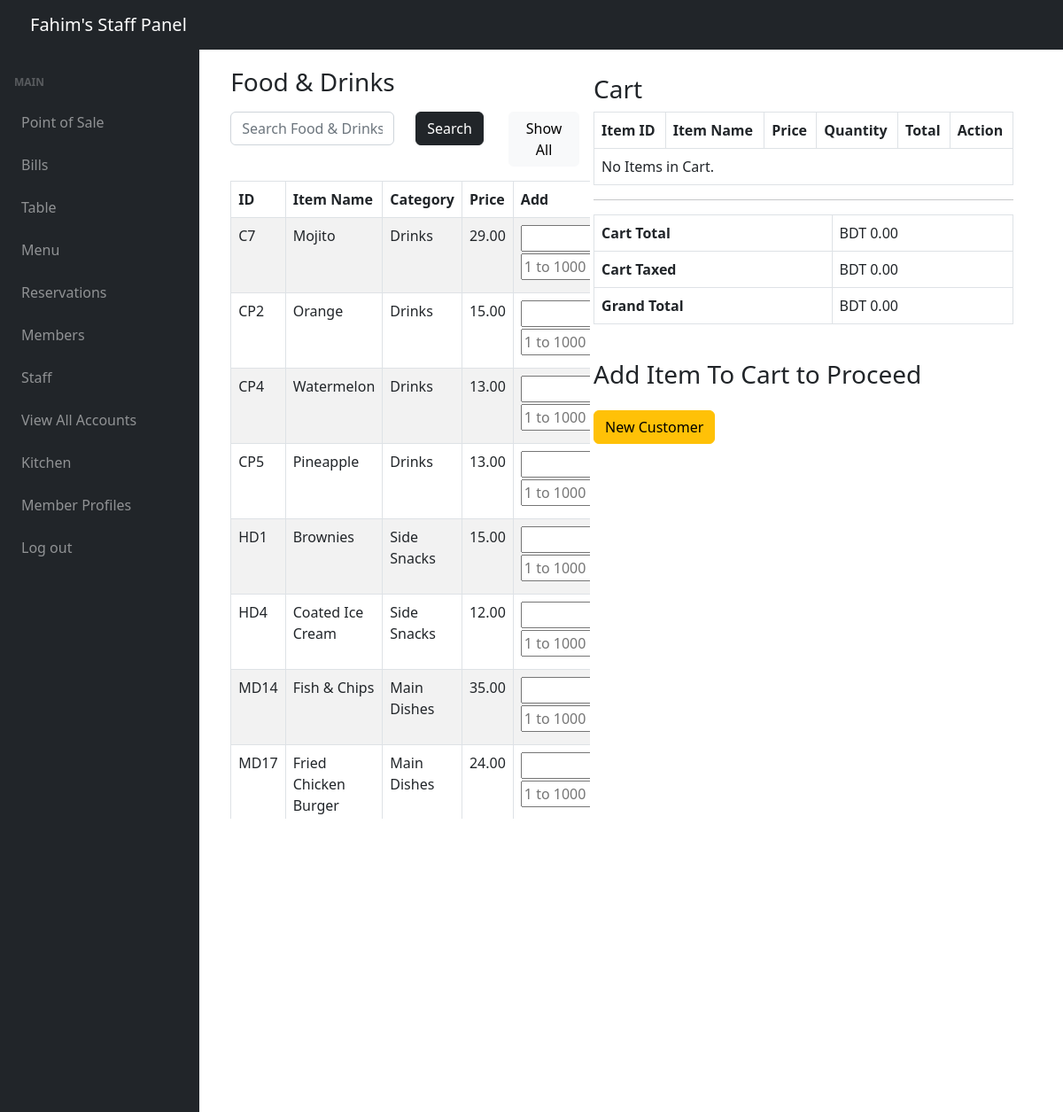
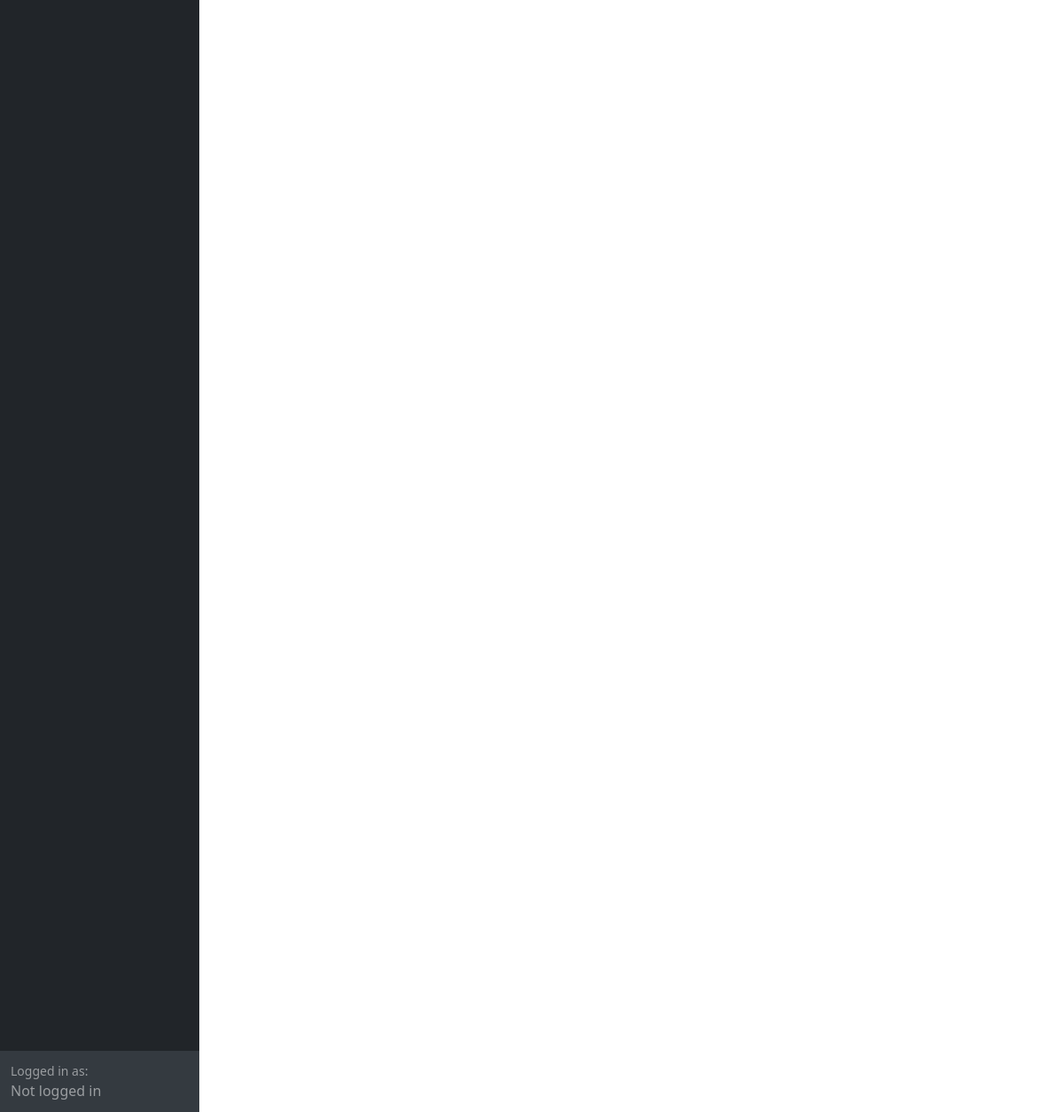
The app's page /adminSide/posBackend/orderItem.php with its own data (2 pictures, top to bottom).
### tables this page shows
CREATE TABLE `menu` (
  `item_id` varchar(6) NOT NULL,
  `item_name` varchar(255) DEFAULT NULL,
  `item_type` varchar(255) DEFAULT NULL,
  `item_category` varchar(255) DEFAULT NULL,
  `item_price` decimal(10,2) DEFAULT NULL,
  `item_description` varchar(255) DEFAULT NULL
);

### adminSide/posBackend/orderItem.php (the view, shortened to what this page needs)
<?php
include '../inc/dashHeader.php';
$bill_id = $_GET['bill_id'];
$table_id = $_GET['table_id'];
?>
<!DOCTYPE html>
<html>
<head>
    <link href="../css/pos.css" rel="stylesheet" />
</head>
<body>
    <div class="container-fluid">
        <div class="row">
            <div class="col-md-6 order-md-1 m-1" id="item-select-section ">
                <div class="container-fluid pt-4 pl-500 row" style=" margin-left: 10rem;width: 81% ;">
                    <div class="mt-5 mb-2">
                    <h3 class="pull-left">Food & Drinks</h3>
                    </div>
                    <div class="mb-3">
                        <form method="POST" action="#">
                            <div class="row">
                                <div class="col-md-6">
                                    <input type="text" required="" id="search" name="search" class="form-control" placeholder="Search Food & Drinks">
                                </div>
                                <div class="col-md-3">
                                    <button type="submit" class="btn btn-dark">Search</button>
                                </div>
                                <div class="col" style="text-align: right;" >
                                    <a href="orderItem.php?bill_id=<?php echo $bill_id; ?>&table_id=<?php echo $table_id; ?>" class="btn btn-light">Show All</a>
                                </div>
                            </div>
                        </form>
                    </div>
                    <div style="max-height: 45rem;overflow-y: auto;">
                        <?php
                        require_once "../config.php";
                        if (isset($_POST['search'])) {
                            if (!empty($_POST['search'])) {
                                $search = $_POST['search'];
                                $query = "SELECT * FROM Menu WHERE item_type LIKE '%$search%' OR item_category LIKE '%$search%' OR item_name LIKE '%$search%' OR item_id LIKE '%$search%' ORDER BY item_id;";
                                $result = mysqli_query($link, $query);
                            }else{
                                $query = "SELECT * FROM Menu ORDER BY item_id;";
                                $result = mysqli_query($link, $query);
                            }
                        } else {
                            $query = "SELECT * FROM Menu ORDER BY item_id;";
                            $result = mysqli_query($link, $query);
                        }
                        $bill_id = $_GET['bill_id'];
                        if ($result) {
                            if (mysqli_num_rows($result) > 0) {
                                echo '<table class="table table-bordered table-striped">';
                                echo "<thead>";
                                echo "<tr>";
                                echo "<th>ID</th>";
                                echo "<th>Item Name</th>";
                                echo "<th>Category</th>";
                                echo "<th>Price</th>";
                                echo "<th>Add</th>";
                                echo "</tr>";
                                echo "</thead>";
                                echo "<tbody>";
                                while ($row = mysqli_fetch_array($result)) {
                                    echo "<tr>";
                                    echo "<td>" . $row['item_id'] . "</td>";
                                    echo "<td>" . $row['item_name'] . "</td>";
                                    echo "<td>" . $row['item_category'] . "</td>";
                                    echo "<td>" . number_format($row['item_price'],2) . "</td>";
                                    $has_payment_time = false;
                                    if (!$has_payment_time) {
                                        echo '<td><form method="get" action="addItem.php">'
                                            . '<input type="text" hidden name= "table_id" value="' . $table_id . '">'
                                            . '<input type="text" name= "item_id" value=' . $row['item_id'] . ' hidden>'
                                            . '<input type="number" name= "bill_id" value=' . $bill_id . ' hidden>'
                                            . '<input type="number" name="quantity" style="width:120px" placeholder="1 to 1000" required min="1" max="1000">'
                                            . '<input type="hidden" name="addToCart" value="1">'
                                            . '<button type="submit" class="btn btn-primary">Add to Cart</button>';
                                        echo "</form></td>";
                                    } else {
                                        echo '<td>Bill Paid</td>';
                                    }
                                    echo "</tr>";
                                }
                                echo "</tbody>";
                                echo "</table>";
                            } else {
                                echo '<div class="alert alert-danger"><em>No menu items were found.</em></div>';
                            }
                        } else {
                            echo "Oops! Something went wrong. Please try again later.";
                        }
                        ?>
                     </div>
                </div>
            </div>
            <div class="col-md-4 order-md-2 m-1" id="cart-section" >
                <div class="container-fluid pt-5 pl-600 pr-6 row mt-3" style="max-width: 200%; width:150%;">
                    <div class="cart-section" >
                        <h3>Cart</h3>
                        <table class="table table-bordered">
                            <thead>
                            <tr>
                                <th>Item ID</th>
                                <th>Item Name</th>
                                <th>Price</th>
                                <th>Quantity</th>
                                <th>Total</th>
                                <th>Action</th>
                            </tr>
                            </thead>
                            <div style="max-height: 40rem;overflow-y: auto;">
                                <tbody>
                                <?php
                                $cart_query = "SELECT bi.*, m.item_name, m.item_price FROM bill_items bi
                                               JOIN Menu m ON bi.item_id = m.item_id
                                               WHERE bi.bill_id = '$bill_id'";
                                $cart_result = mysqli_query($link, $cart_query);
                                $cart_total = 0;
                                $tax = 0.1;
                                if ($cart_result && mysqli_num_rows($cart_result) > 0) {
                                    while ($cart_row = mysqli_fetch_assoc($cart_result)) {
                                        $item_id = $cart_row['item_id'];
                                        $item_name = $cart_row['item_name'];
                                        $item_price = $cart_row['item_price'];
                                        $quantity = $cart_row['quantity'];
                                        $total = $item_price * $quantity;
                                        $bill_item_id = $cart_row['bill_item_id'];
                                        $cart_total += $total;
                                        echo '<tr>';
                                        echo '<td>' . $item_id . '</td>';
                                        echo '<td>' . $item_name . '</td>';
                                        echo '<td>BDT ' . number_format($item_price,2) . '</td>';
                                        echo '<td>' . $quantity . '</td>';
                                        echo '<td>BDT ' . number_format($total,2) . '</td>';
                                        $payment_time_query = "SELECT payment_time FROM Bills WHERE bill_id = '$bill_id'";
                                        $payment_time_result = mysqli_query($link, $payment_time_query);
                                        $has_payment_time = false;
                                        if ($payment_time_result && mysqli_num_rows($payment_time_result) > 0) {
                                            $payment_time_row = mysqli_fetch_assoc($payment_time_result);
                                            if (!empty($payment_time_row['payment_time'])) {
                                                $has_payment_time = true;
                                            }
                                        }
                                        if (!$has_payment_time) {
                                            echo '<td><a class="btn btn-dark" href="deleteItem.php?bill_id=' . $bill_id . '&table_id=' . $table_id . '&bill_item_id=' . $bill_item_id . '&item_id=' . $item_id .'">Delete</a></td>';
                                        } else {
                                            echo '<td>Bill Paid</td>';
                                        }
                                        echo '</tr>';
                                    }
                                } else {
                                    echo '<tr><td colspan="6">No Items in Cart.</td></tr>';
                                }
                                ?>
                                </tbody>
                            </div>
                        </table>
                        <hr>
                        <div class="table-responsive">
    <table class="table table-bordered ">
        <tbody>
            <tr>
                <td><strong>Cart Total</strong></td>
                <td>BDT <?php echo number_format($cart_total, 2); ?></td>
            </tr>
            <tr>
                <td><strong>Cart Taxed</strong></td>
                <td>BDT <?php echo number_format($cart_total * $tax, 2); ?></td>
            </tr>
            <tr>
                <td><strong>Grand Total</strong></td>
                <td>BDT <?php echo number_format(($tax * $cart_total) + $cart_total, 2); ?></td>
            </tr>
        </tbody>
    </table>
</div>
                        <?php
                        $has_payment_time = false;
                        if ($has_payment_time) {
                            echo '<div>';
                            echo '<div class="alert alert-success" role="alert">
                                    Bill has already been paid.
                                  </div>';
                            echo '<br><a href="receipt.php?bill_id=' . $bill_id . '" class="btn btn-light">Print Receipt <span class="fa fa-receipt text-black"></span></a></div>';
                        } elseif(($tax * $cart_total + $cart_total) > 0) {
                            echo '<br><a href="idValidity.php?bill_id=' . $bill_id . '" class="btn btn-success">Pay Bill</a>';
                        } else {
                            echo '<br><h3>Add Item To Cart to Proceed</h3>';
                        }
                        ?>
                    </div>
                    <?php
                       echo '<form class="mt-3" action="newCustomer.php" method="get">';
                        echo '<button type="submit" name="new_customer" value="true" class="btn btn-warning">New Customer</button>';
                        echo '</form>';
                    ?>
                </div>
            </div>
        </div>
    </div>
<?php include '../inc/dashFooter.php'; ?>

### adminSide/css/pos.css (style rules this page uses)
#cart-section { max-width: 60rem; max-height: 60rem; padding: 1rem; }

### records on screen
menu: item_id "C7", item_name "Mojito", item_category "Drinks", item_price "29.00"
menu: item_id "CP2", item_name "Orange", item_category "Drinks", item_price "15.00"
menu: item_id "CP4", item_name "Watermelon", item_category "Drinks", item_price "13.00"
menu: item_id "CP5", item_name "Pineapple", item_category "Drinks", item_price "13.00"
menu: item_id "HD1", item_name "Brownies", item_category "Side Snacks", item_price "15.00"
menu: item_id "HD4", item_name "Coated Ice Cream", item_category "Side Snacks", item_price "12.00"
menu: item_id "MD14", item_name "Fish & Chips", item_category "Main Dishes", item_price "35.00"
menu: item_id "MD17", item_name "Fried Chicken Burger", item_category "Main Dishes", item_price "24.00"

### other values on screen
$cart_total "0.00"
$cart_total * $tax "0.00"
